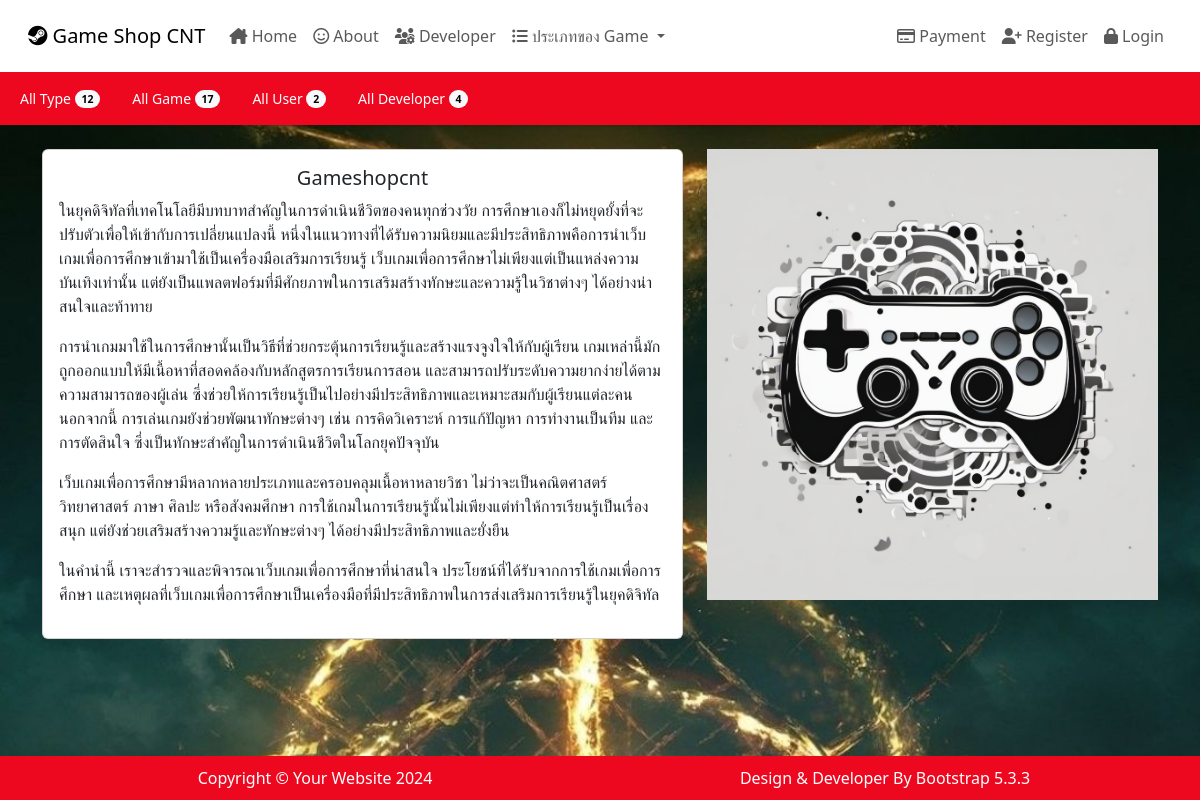
Page /about.php on the committed database.
### tables this page shows
CREATE TABLE `about` (
  `about_id` int(3) UNSIGNED ZEROFILL NOT NULL,
  `about_topic` varchar(100) NOT NULL,
  `about_detail` text NOT NULL,
  `about_filename` varchar(100) NOT NULL,
  `about_date` datetime NOT NULL
);

### about.php (the view)
<!doctype html>
<html lang="en" data-bs-theme="auto">
<head>
    <?php require 'components/head.php'; ?>
    <?php
    include "connection/connectdb.php";
    $sql_about = "SELECT * FROM about";
    $res_about = mysqli_query($dbcon, $sql_about);
    ?>
</head>
<body class="d-flex flex-column h-100">
    <?php require 'components/navbar.php' ?>
    <main class="container py-4">
        <div class="row pb-3">
            <div class="col-md-12">
                <div class="row featurette text-white">
                    <?php while ($row_about = mysqli_fetch_assoc($res_about)) { ?>
                        <div class="col-md-7">
                            <div class="card">
                                <div class="card-body">
                                    <h5 class="card-title">
                                        <center><?php echo $row_about['about_topic'] ?></center>
                                    </h5>
                                    <?php echo $row_about['about_detail']; ?>
                                </div>
                            </div>
                        </div>
                        <div class="col-md-5">
                            <figure class="figure">
                                <a data-lightbox="roadtrip" data-title="<?php echo $row_about['about_filename']; ?>" href="aboutimg/<?php echo $row_about['about_filename']; ?>"><img class="card-img-top" src="aboutimg/<?php echo $row_about['about_filename']; ?>"></a>
                            </figure>
                        </div>
                    <?php } ?>
                </div>
            </div>
        </div>
    </main>
    <?php require 'components/footer.php'; ?>
</body>
</html>

### assets/css/custom.css (style rules this page uses)
html { height: 100%; }
body { background-color: black !important; position: relative; margin: 0; min-height: 100%; }
.text-white { color: white; }
a { text-decoration: none; color: white; }

### components/head.php (style rules this page uses)
body { background-image: url('assets/testimg/eldenring.jpg'); background-repeat: no-repeat; background-size: cover; }

### rows in the picture
about: about_topic "Gameshopcnt", about_detail "ในยุคดิจิทัลที่เทคโนโลยีมีบทบาทสำคัญในการดำเนินชีวิตของคนทุกช่วงวัย การศึกษาเองก็ไม่หยุดยั้งที่จะปรับตัวเพื่อให้เข้ากับการเปลี่ยนแปลงนี้ หนึ่งในแนวทางที่ได้รับความนิยมและมีประสิทธิภาพคือการนำเว็บเกมเพื่อการศึกษาเข้ามาใช้เป็นเครื่องมือเสริมการเรียนรู้ เว็บเกมเพื่อการศึกษาไม่เพียงแต่เป็นแหล่งความบันเทิงเท่านั้น แต่ยังเป็นแพลตฟอร์มที่มีศักยภาพในการเสริมสร้างทักษะและความรู้ในวิชาต่างๆ ได้อย่างน่าสนใจและท้าทาย การนำเกมมาใช้ในการศึกษานั้นเป็นวิธีที่ช่วยกระตุ้นการเรียนรู้และสร้างแรงจูงใจให้กับผู้เรียน เกมเหล่านี้มักถูกออกแบบให้มีเนื้อหาที่สอดคล้องกับหลักสูตรการเรียนการสอน และสามารถปรับระดับความยากง่ายได้ตามความสามารถของผู้เล่น…", about_filename (picture)

### other values in the picture
$num_type "12"
$num_product "17"
$num "2"
$num_admin "4"
